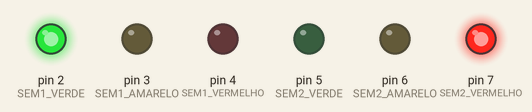
Simulated run of this sketch. Board: Arduino Uno, built with avr-gcc and run on an emulated ATmega328P. Shown: output pins drawn as LEDs (lit = HIGH).

Above: at 5.0 s.
At 11.5 s:
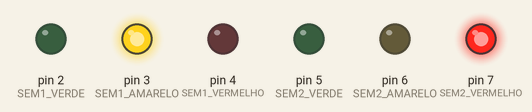
At 18.0 s:
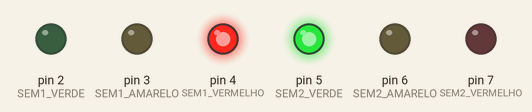
At 24.5 s:
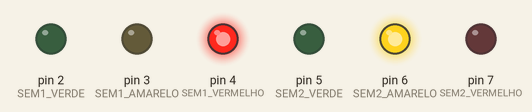
Timing chart, 0 to 33.8 s (numbered marks = the images above):
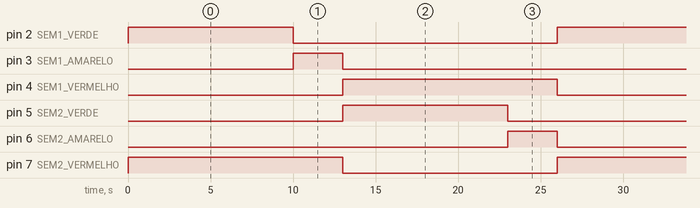

The sketch:

cruzamento.ino
```cpp
// Definição dos pinos para o Semáforo 1 (Via Principal)
#define SEM1_VERDE    2
#define SEM1_AMARELO  3
#define SEM1_VERMELHO 4

// Definição dos pinos para o Semáforo 2 (Via Secundária)
#define SEM2_VERDE    5
#define SEM2_AMARELO  6
#define SEM2_VERMELHO 7

// Estados da máquina de estados
enum Estado {
  SEM1_VERDE_SEM2_VERMELHO,
  SEM1_AMARELO_SEM2_VERMELHO,
  SEM1_VERMELHO_SEM2_VERDE,
  SEM1_VERMELHO_SEM2_AMARELO
};

Estado estadoAtual = SEM1_VERDE_SEM2_VERMELHO; // Estado inicial
unsigned long tempoEstado = 0; // Marca o tempo de início do estado

void setup() {
  // Configuração dos pinos como saída para o Semáforo 1
  pinMode(SEM1_VERDE, OUTPUT);
  pinMode(SEM1_AMARELO, OUTPUT);
  pinMode(SEM1_VERMELHO, OUTPUT);

  // Configuração dos pinos como saída para o Semáforo 2
  pinMode(SEM2_VERDE, OUTPUT);
  pinMode(SEM2_AMARELO, OUTPUT);
  pinMode(SEM2_VERMELHO, OUTPUT);

  // Inicializa os semáforos no estado inicial
  tempoEstado = millis();
}

void loop() {
  // Máquina de estados para os semáforos
  switch (estadoAtual) {
    case SEM1_VERDE_SEM2_VERMELHO:
      semaforo1Verde();
      semaforo2Vermelho();
      if (millis() - tempoEstado >= 10000) { // 10 segundos
        estadoAtual = SEM1_AMARELO_SEM2_VERMELHO;
        tempoEstado = millis();
      }
      break;

    case SEM1_AMARELO_SEM2_VERMELHO:
      semaforo1Amarelo();
      semaforo2Vermelho();
      if (millis() - tempoEstado >= 3000) { // 3 segundos
        estadoAtual = SEM1_VERMELHO_SEM2_VERDE;
        tempoEstado = millis();
      }
      break;

    case SEM1_VERMELHO_SEM2_VERDE:
      semaforo1Vermelho();
      semaforo2Verde();
      if (millis() - tempoEstado >= 10000) { // 10 segundos
        estadoAtual = SEM1_VERMELHO_SEM2_AMARELO;
        tempoEstado = millis();
      }
      break;

    case SEM1_VERMELHO_SEM2_AMARELO:
      semaforo1Vermelho();
      semaforo2Amarelo();
      if (millis() - tempoEstado >= 3000) { // 3 segundos
        estadoAtual = SEM1_VERDE_SEM2_VERMELHO;
        tempoEstado = millis();
      }
      break;
  }
}

// Funções para o Semáforo 1 (Via Principal)
void semaforo1Verde() {
  digitalWrite(SEM1_VERDE, HIGH);
  digitalWrite(SEM1_AMARELO, LOW);
  digitalWrite(SEM1_VERMELHO, LOW);
}

void semaforo1Amarelo() {
  digitalWrite(SEM1_VERDE, LOW);
  digitalWrite(SEM1_AMARELO, HIGH);
  digitalWrite(SEM1_VERMELHO, LOW);
}

void semaforo1Vermelho() {
  digitalWrite(SEM1_VERDE, LOW);
  digitalWrite(SEM1_AMARELO, LOW);
  digitalWrite(SEM1_VERMELHO, HIGH);
}

// Funções para o Semáforo 2 (Via Secundária)
void semaforo2Verde() {
  digitalWrite(SEM2_VERDE, HIGH);
  digitalWrite(SEM2_AMARELO, LOW);
  digitalWrite(SEM2_VERMELHO, LOW);
}

void semaforo2Amarelo() {
  digitalWrite(SEM2_VERDE, LOW);
  digitalWrite(SEM2_AMARELO, HIGH);
  digitalWrite(SEM2_VERMELHO, LOW);
}

void semaforo2Vermelho() {
  digitalWrite(SEM2_VERDE, LOW);
  digitalWrite(SEM2_AMARELO, LOW);
  digitalWrite(SEM2_VERMELHO, HIGH);
}
```

Measured:
- by itself, pin 2 (SEM1_VERDE), pin 5 (SEM2_VERDE): alternates HIGH for 10.0 s and LOW for 16.0 s
- by itself, pin 3 (SEM1_AMARELO), pin 6 (SEM2_AMARELO): alternates HIGH for 3.0 s and LOW for 23.0 s
- by itself, pin 4 (SEM1_VERMELHO), pin 7 (SEM2_VERMELHO): alternates HIGH for 13.0 s and LOW for 13.0 s
